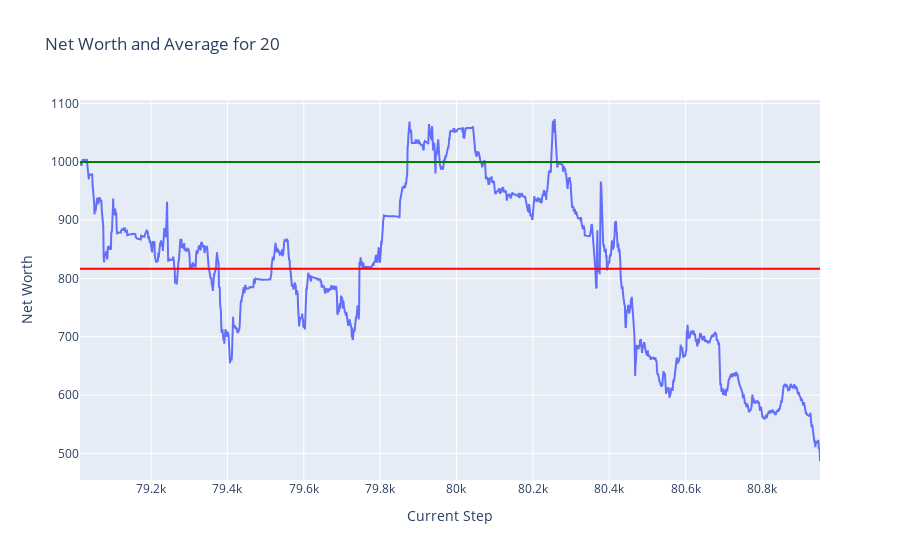
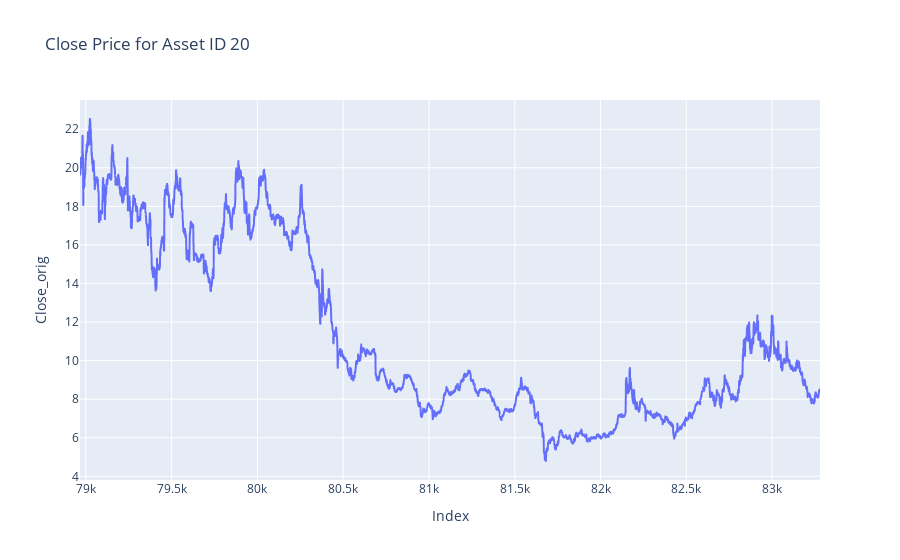
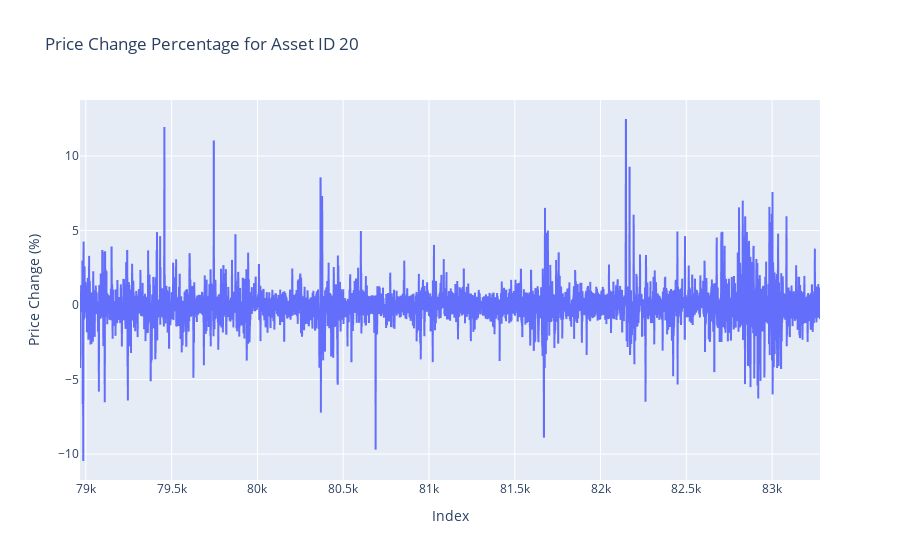
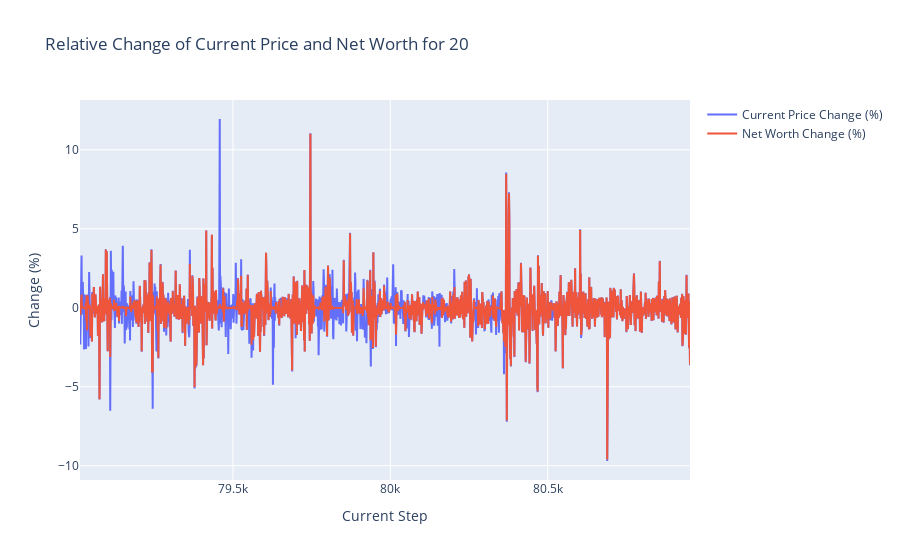

Here is the notebook cell these charts were saved with, in order:
### Markdown cell above
## Plots

### Code cell
token = 20
plot_token_data(df = train_hist_df, token = token)
plot_close_by_asset(df= train_df, asset_id= token)
plot_price_change_by_asset(df= train_df, asset_id= token)
plot_relative_change_by_token(df = train_hist_df, token = token)

### Figure 1 — Plotly figure (JSON) as saved in the notebook; plotly's stock layout.template omitted (floating-point values rounded to 4 significant figures; data arrays with more than 128 entries replaced by an {"elided": "..."} marker saying what was removed)
{"data": [{"mode": "lines", "name": "Net Worth", "type": "scatter", "x": {"elided": "1939 int values"}, "y": {"elided": "1939 float values"}}], "layout": {"shapes": [{"line": {"color": "green"}, "name": "Net Worth = 1000", "type": "line", "x0": 0, "x1": 1, "xref": "x domain", "y0": 1000, "y1": 1000, "yref": "y"}, {"line": {"color": "red"}, "name": "Average Net Worth = 816.57", "type": "line", "x0": 0, "x1": 1, "xref": "x domain", "y0": 816.6, "y1": 816.6, "yref": "y"}], "title": {"text": "Net Worth and Average for 20"}, "xaxis": {"title": {"text": "Current Step"}}, "yaxis": {"title": {"text": "Net Worth"}}}}

### Figure 2 — Plotly figure (JSON) as saved in the notebook; plotly's stock layout.template omitted (floating-point values rounded to 4 significant figures; data arrays with more than 128 entries replaced by an {"elided": "..."} marker saying what was removed)
{"data": [{"hovertemplate": "Index=%{x}<br>Close_orig=%{y}<extra></extra>", "legendgroup": "", "line": {"color": "#636efa", "dash": "solid"}, "marker": {"symbol": "circle"}, "mode": "lines", "name": "", "showlegend": false, "type": "scattergl", "x": {"elided": "4314 int values"}, "xaxis": "x", "y": {"elided": "4314 float values"}, "yaxis": "y"}], "layout": {"legend": {"tracegroupgap": 0}, "title": {"text": "Close Price for Asset ID 20"}, "xaxis": {"anchor": "y", "domain": [0, 1], "title": {"text": "Index"}}, "yaxis": {"anchor": "x", "domain": [0, 1], "title": {"text": "Close_orig"}}}}

### Figure 3 — Plotly figure (JSON) as saved in the notebook; plotly's stock layout.template omitted (floating-point values rounded to 4 significant figures; data arrays with more than 128 entries replaced by an {"elided": "..."} marker saying what was removed)
{"data": [{"hovertemplate": "Index=%{x}<br>Price Change (%)=%{y}<extra></extra>", "legendgroup": "", "line": {"color": "#636efa", "dash": "solid"}, "marker": {"symbol": "circle"}, "mode": "lines", "name": "", "showlegend": false, "type": "scattergl", "x": {"elided": "4314 int values"}, "xaxis": "x", "y": {"elided": "4314 float values"}, "yaxis": "y"}], "layout": {"legend": {"tracegroupgap": 0}, "title": {"text": "Price Change Percentage for Asset ID 20"}, "xaxis": {"anchor": "y", "domain": [0, 1], "title": {"text": "Index"}}, "yaxis": {"anchor": "x", "domain": [0, 1], "title": {"text": "Price Change (%)"}}}}

### Figure 4 — Plotly figure (JSON) as saved in the notebook; plotly's stock layout.template omitted (floating-point values rounded to 4 significant figures; data arrays with more than 128 entries replaced by an {"elided": "..."} marker saying what was removed)
{"data": [{"mode": "lines", "name": "Current Price Change (%)", "type": "scatter", "x": {"elided": "1939 int values"}, "y": {"elided": "1939 float values"}}, {"mode": "lines", "name": "Net Worth Change (%)", "type": "scatter", "x": {"elided": "1939 int values"}, "y": {"elided": "1939 float values"}}], "layout": {"title": {"text": "Relative Change of Current Price and Net Worth for 20"}, "xaxis": {"title": {"text": "Current Step"}}, "yaxis": {"title": {"text": "Change (%)"}}}}
